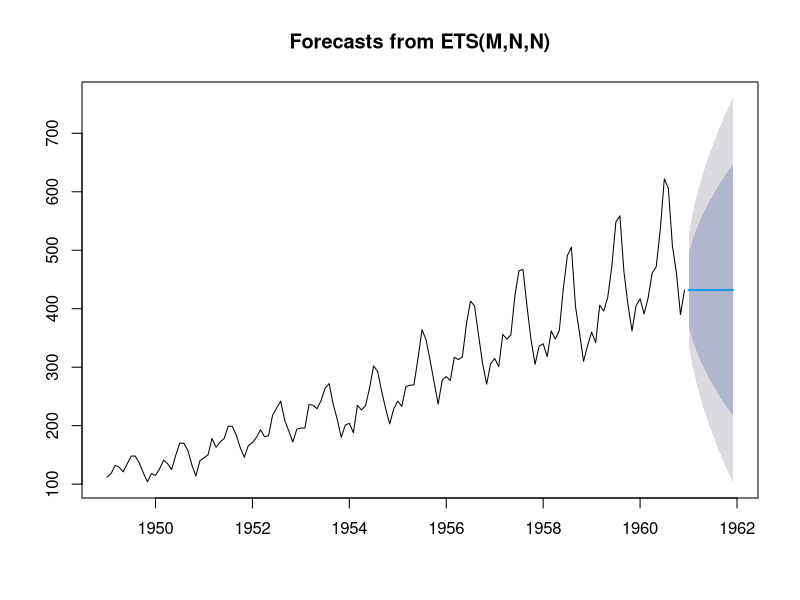
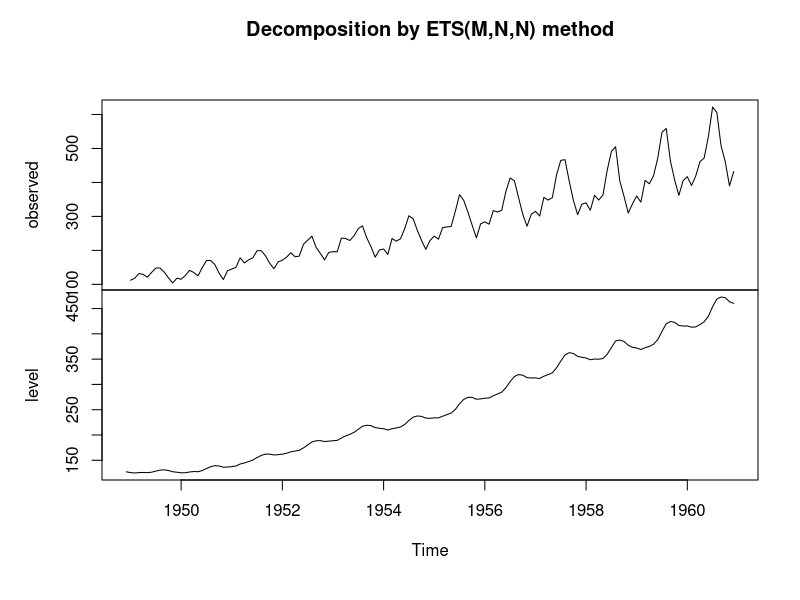
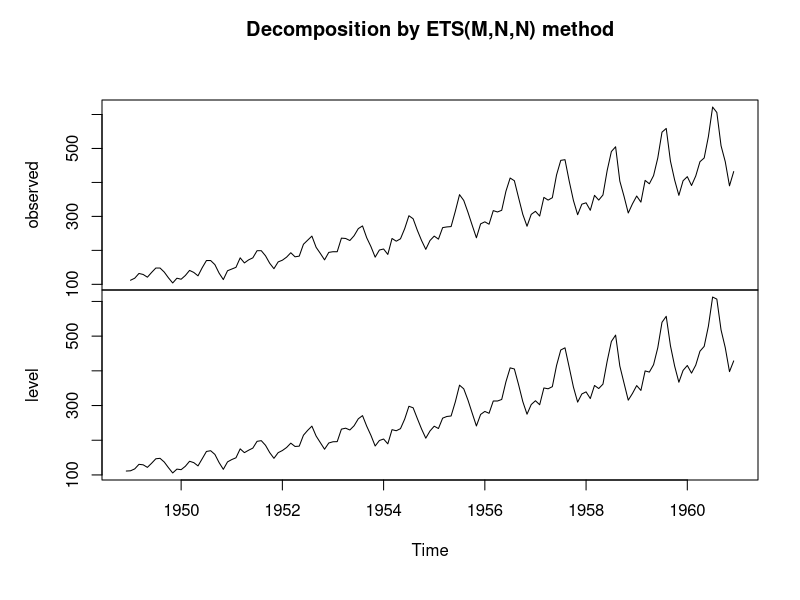
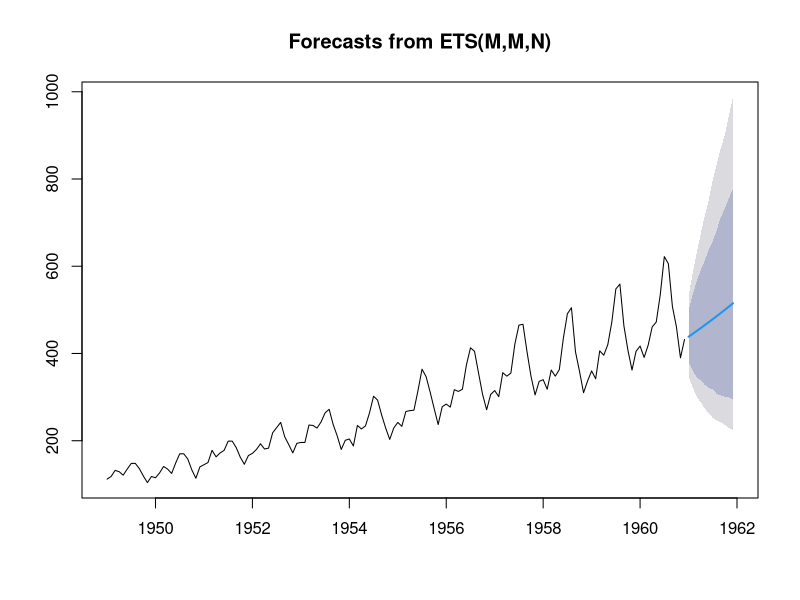
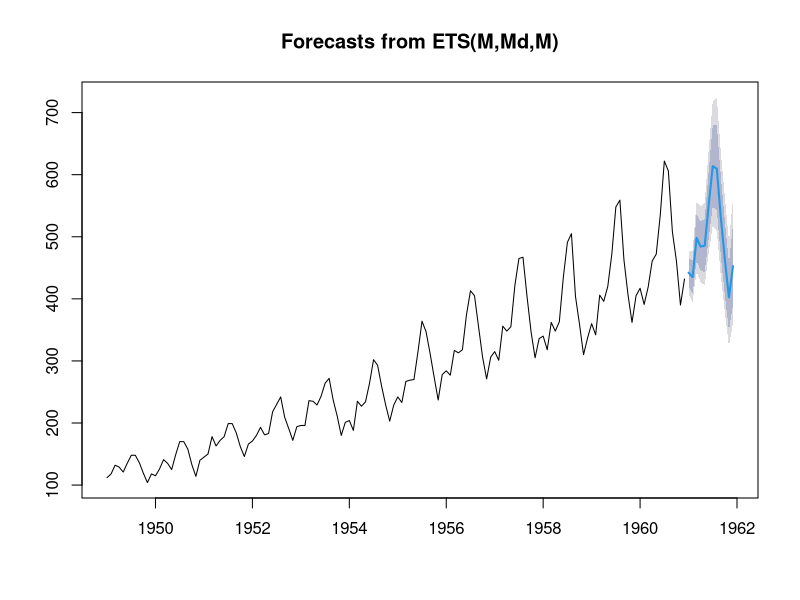

These charts were generated, in order, by the following R code:
##################################
# Partie 3 - Lissage exponentiel #
##################################

library(forecast)

x = AirPassengers

# ets: model="     M         N         N       "
#              Constante Tendance Saisonnalité

# --- Lissage Exponentiel Simple ---
# - M : cste multiplicative 
# - N : pas de tendance linéaire (tendance nulle)
# - N : pas de saisonnalité
les = ets(x, model="MNN") 
# les = ets(x, model="ANN") 
les.pred = predict(les, 12)
plot(les.pred)

# Evaluer l'impact du coeff de lissage :
# <!> alpha=0.1 <=> coeff lissage = 0.9 <!>
les_alt1 = ets(x, alpha=0.1, model="MNN")
plot(les_alt1)

les_alt2 = ets(x, alpha=0.9, model="MNN")
plot(les_alt2)


# --- Lissage Exponentiel Double ---
led = ets(x, model="MMN")
led.pred = predict(led,12)
plot(led.pred)

# --- Méthode de Holt-Winters ---
hw = ets(x, model="MMM")
hw.pred = predict(hw,12)
plot(hw.pred)


